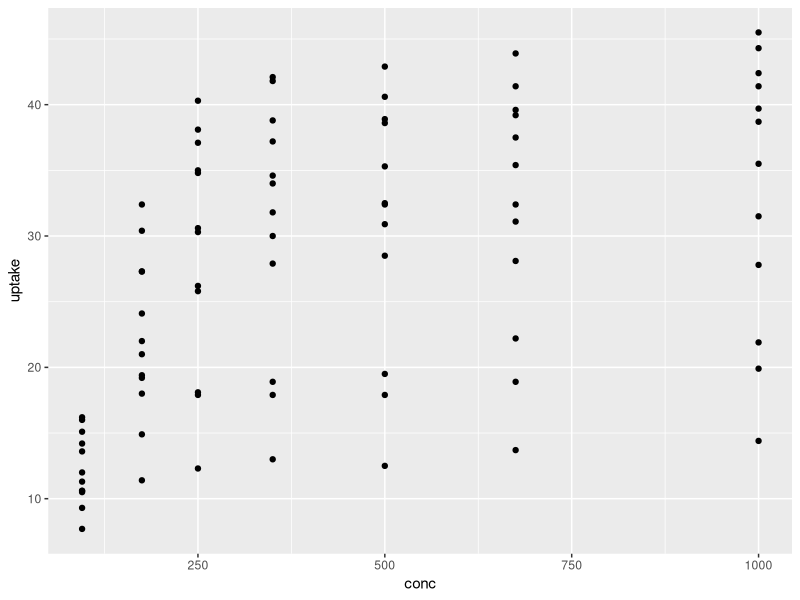
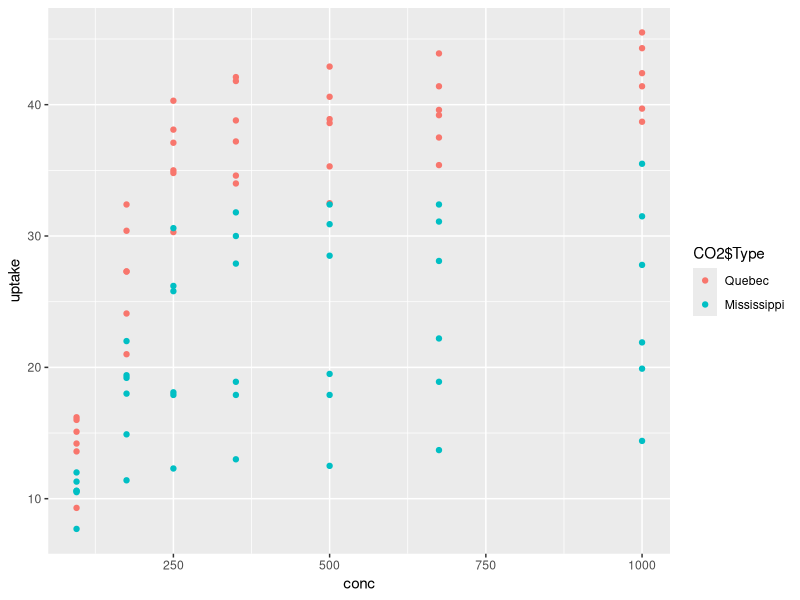
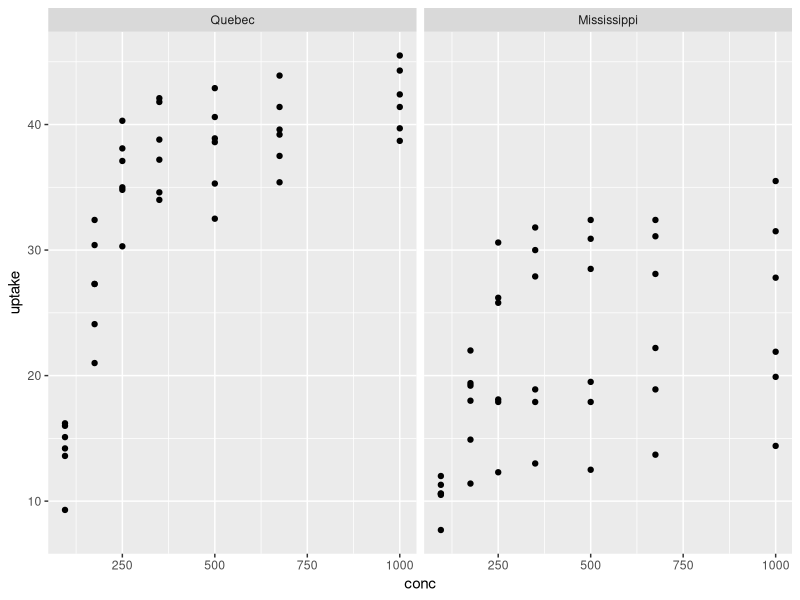

Reproduce these figures in R, in order.
#see existing inbuilt datasets
data()
#remove all objects just in case there are some objects in the global environment
rm(list=ls())
#install.packages("ggplot2") if have not installed yet
library(ggplot2)

#look at the top 6 observations of CO2 dataset
head(CO2)
#overview of the structure of CO2 dataset
str(CO2)

#plot y=uptake vs x=conc datapoints in a plot
ggplot(CO2) + aes(conc, uptake) + geom_point()

#by including the factor of Type in CO2 dataset using colour
#able to identify the points by the 2 factor levels of Type in CO2
ggplot(CO2) + aes(conc, uptake, col = CO2$Type) + geom_point()

#instead of identifying the data using colours on factor levels
#split the dataset into 2 plots instead 
#since there are 2 factor levels of Type - "Quebec","Mississippi"
ggplot(CO2) + aes(conc, uptake) + geom_point() + facet_wrap(CO2$Type)

